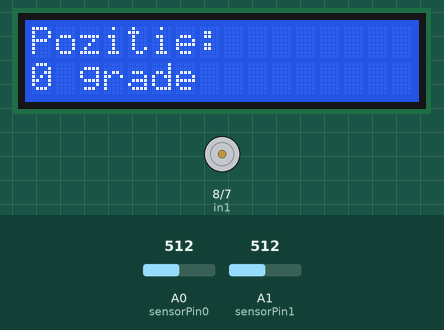
This sketch was run on a simulated Arduino Uno, built with avr-gcc and run on an emulated ATmega328P. Shown: 16×2 character LCD, motor-driver pin pairs drawn as motors (green arrow = first pin HIGH = forward, orange = second pin HIGH = backward, longer = more drive, scaled by the enable pin). The test bench sets the inputs (shaded band); at power-on: A0 (sensorPin0) = 512, A1 (sensorPin1) = 512. What the sketch prints to the serial monitor is not drawn.

Above: at 1.2 s.
1.3 s: A0 (sensorPin0) set to 746
4.3 s: A0 (sensorPin0) set to 773
At 5.7 s:
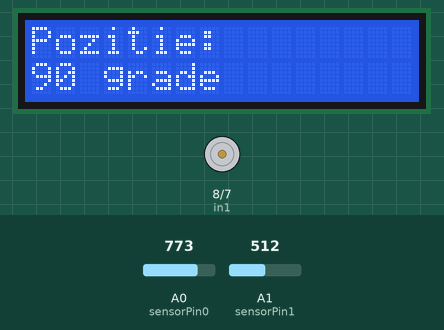
6.0 s: A1 (sensorPin1) set to 1008
7.5 s: A1 (sensorPin1) set to 1019
At 8.49 s:
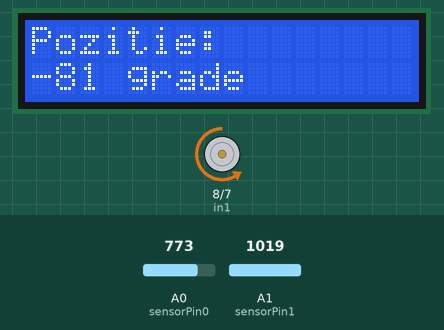
At 8.9 s:
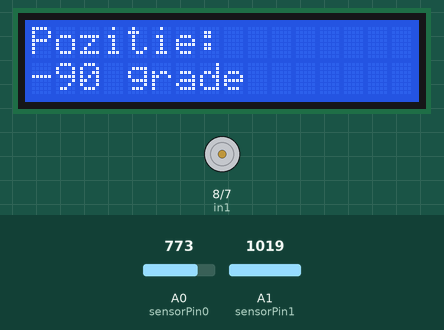
9.1 s: A1 (sensorPin1) set to 535
12.1 s: A1 (sensorPin1) set to 515
At 13.13 s:
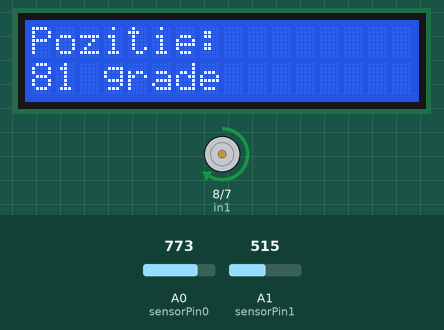
Timing chart, 0 to 15.1 s (numbered marks = the images above; inputs shaded):
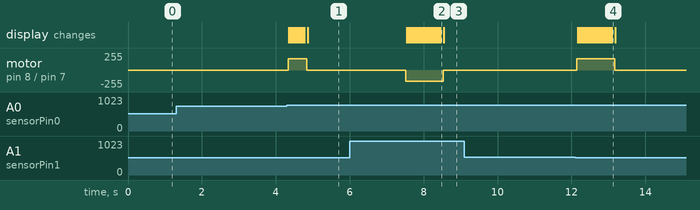

Measured:
- the behaviour switches between 1018 and 1019 on A1 (sensorPin1) (found by bisection; images 1 and 2)
- the behaviour switches between 528 and 527 on A1 (sensorPin1) (found by bisection; images 3 and 4)
- after the input at 1.3 s, every drawn part: stays the same
- after the input at 4.3 s, motor on pin 8 (in1) / pin 7 (in2): stopped → forward 170/255 at once, → stopped 0.51 s later; the display: first changes after 0.06 s (image 1 shows a later state)
- after the input at 6.0 s, every drawn part: stays the same
- after the input at 7.5 s, motor on pin 8 (in1) / pin 7 (in2): stopped → backward 170/255 at once, → stopped 1.0 s later; the display: first changes at once (image 2 shows a later state)
- after the input at 9.1 s, every drawn part: stays the same
- after the input at 12.1 s, motor on pin 8 (in1) / pin 7 (in2): stopped → forward 170/255 at once, → stopped 1.0 s later; the display: first changes after 0.07 s (image 4 shows a later state)

The sketch:

miscare_panou_v4.ino
```cpp
#include <LiquidCrystal.h>

#define MAX_VAL 20 // Valoarea maxima a contorului ce corespunde pozitiei de +180 grade a panoului solar
#define PRAG 1.20f // Valoarea in modul a pragului impus pentru miscarea panoului
#define TIMESTAMP 20 // Cuanta de timp in milisecunde
#define SPEED 170 // Viteza motorului

int sensorPin0 = A0; // Pinul ce va primi tensiunea de la fotodioda din stanga -> pinul A0
int sensorPin1 = A1; // Pinul ce va primi tensiunea de la fotodioda din dreapta -> pinul A1

int sensorValue0; // valoarea citita de pinul A0 <=> valoarea tensiunii prin fotorezistorul din stanga
int sensorValue1; // valoarea citita de pinul A1 <=> valoarea tensiunii prin fotorezistorul din dreapta

float voltage0; // valoarea tensiunii prin fotorezistorul din stanga, convertita in volti
float voltage1; // valoarea tensiunii prin fotorezistorul din dreapta, convertita in volti

float diff; // diferenta dintre tensiunea data de fotorez din dreapta si cea data de fotorez din stanga

int contor = MAX_VAL/2; // contorul ce va exprima pozitia de la -90 la +90 grade
                        // valoarea 0 va corespunde pozitiei de -90 grade
                        // valoarea MAX_VAL va corespunde pozitiei de +90 grade
                        // valoarea MAX_VAL/2 va corespunde pozitiei de 0 grade (pozitia neutra)

float prag_intuneric = 4.80f; // Valoarea tensiunii de pe fotorezistor ce semnifica faptul ca se afla intr-un loc intunecat

// Pinii de control pentru L298N
int enA = 9; // pinul 9
int in1 = 8; // pinul 8
int in2 = 7; // pinul 7

int unit_grade = 180/MAX_VAL;
int grade = 0;

const int rs = 12, en = 11, d4 = 5, d5 = 4, d6 = 3, d7 = 2;
LiquidCrystal lcd(rs,en,d4,d5,d6,d7);
// Legaturile sunt efectuate in modul urmator:
// VSS la masa si VDD la 5V

// RS la pinul 12 digital
// RW la masa
// EN la pinul 11 digital

// D4 la pinul 5 digital
// D5 la pinul 4 digital
// D6 la pinul 3 digital
// D7 la pinul 2 digital

void setup() {

  Serial.begin(9600); // initializam seriala cu baudrate-ul specific
  lcd.begin(16,2);

  // Setam toti pinii de control al L298N ca mod de operare = OUTPUT
  pinMode(enA, OUTPUT);
  pinMode(in1, OUTPUT);
  pinMode(in2, OUTPUT);
}

void miscare_panou_stanga()
{
  // Miscam panoul catre stanga:
  // Prin setarea starii ambilor pini la LOW, motorul se va opri
  digitalWrite(in1, LOW);
  digitalWrite(in2, HIGH);
  analogWrite(enA, SPEED); // Viteza motorului
}

void miscare_panou_dreapta()
{
  // Miscam panoul catre dreapta:
  // Prin setarea starii pinului 8 la HIGH si pinului 7 la LOW, motorul se va deplasa la dreapta
  digitalWrite(in1, HIGH);
  digitalWrite(in2, LOW);
  analogWrite(enA, SPEED); // Viteza motorului
}

void oprire_panou()
{
  // Panoul se va opri:
  // Prin setarea starii pinului 8 la LOW si pinului 7 la HIGH, motorul se va deplasa la stanga
  digitalWrite(in1, LOW);
  digitalWrite(in2, LOW);
  analogWrite(enA, 0); // Setez viteza motorului la 0
}

void print_unghi_pozitie()
{
  Serial.print("Unghi: ");
  Serial.print(grade);
  Serial.println(" grade");
}

void print_pozitie_lcd(int grade)
{
  lcd.clear();
  lcd.setCursor(0, 0);
  lcd.print("Pozitie:");
  lcd.setCursor(0, 1);
  lcd.print(grade);
  lcd.print(" grade");
}

void loop() {

  sensorValue0 = analogRead(sensorPin0); // citim tensiunea de pe fotorez din stanga
  sensorValue1 = analogRead(sensorPin1); // citim tensiunea de pe fotorez din dreapta

  voltage0 = sensorValue0 * (5.0/1023.0); // convertim valoarea citita (tens pe fotorez din stanga), in volti
  voltage1 = sensorValue1 * (5.0/1023.0); // convertim valoarea citita (tens pe fotorez din dreapta), in volti

  // Afisam tensiunile celor doua fotorez
  Serial.print("A0: ");
  Serial.print(voltage0);
  Serial.println("V");

  Serial.print("A1: ");
  Serial.print(voltage1);
  Serial.println("V");

  // Calculam diferenta intre tensiunea care cade pe fotorez din stanga si cea care cade pe fotorez din dreapta
  diff = voltage0 - voltage1;

  // Daca diferenta trece de un anumit prag pozitiv
  if(diff >= PRAG)
  {
    if(contor < MAX_VAL) // Daca pozitia panoului nu a ajuns la +90 grade
    {
      Serial.println("DREAPTA!"); // Afisam string-ul "DREAPTA!" pe seriala
      miscare_panou_dreapta();

      contor++; // Crestem contorul (crestem gradele catre +90)
      grade = grade + unit_grade;
    }
    else // Daca pozitia panoului a ajuns la +90 grade
    {
      Serial.println("STOP!"); // Afisam string-ul "STOP!" pe seriala
      oprire_panou();
    }
  }
  else if(diff <= -PRAG) // Daca diferenta trece de un anumit prag negativ
  {
    if(contor > 0) // Daca pozitia panoului nu a ajuns la -90 grade
    {
      Serial.println("STANGA!"); // Afisam string-ul "STANGA!" pe seriala
      miscare_panou_stanga();

      contor--; // Scadem contorul (scadem gradele catre -90)
      grade = grade - unit_grade;
    }
    else // Daca pozitia panoului a ajuns la -90 grade
    {
      Serial.println("STOP!"); // Afisam string-ul "STOP!" pe seriala
      oprire_panou();
    }
  }
  else // Daca diferenta este sub un anumit prag atat pe partea pozitiva cat si pe partea neg (in modul este mai mica decat pragul stabilit)
  {
    // Daca cele doua tensiuni date de fotorezistoare au atins pragul de intuneric si nu se afla la pozitia neutra de 0 grade
    if(voltage0 >= prag_intuneric && voltage1 >= prag_intuneric && contor != MAX_VAL/2)
    {
      // Aduc panoul la 0 grade
      if(contor > MAX_VAL/2)
      {
        while(contor != MAX_VAL/2)
        {
          miscare_panou_stanga();
          contor--; // Scadem contorul (scadem gradele catre -90)
          grade = grade - unit_grade;
        }
      }
      else if(contor < MAX_VAL/2)
      {
         while(contor != MAX_VAL/2)
        {
          miscare_panou_dreapta();
          contor++; // Scadem contorul (scadem gradele catre -90)
          grade = grade + unit_grade;
        }
      }
    }
    else
    {
      Serial.println("STOP!"); // Afisam string-ul "STOP!" pe seriala
      oprire_panou();
    }
  }

  print_unghi_pozitie();

  print_pozitie_lcd(grade);

  delay(TIMESTAMP);
}
```
